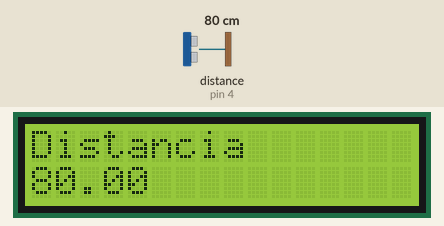
Recording of a sketch running on a simulated Arduino Uno, built with avr-gcc and run on an emulated ATmega328P. Shown: 16×2 character LCD. The test bench sets the inputs (shaded band); at power-on: distance to the obstacle (sensor on pin 4) 80 cm.

Above: at 1.2 s.
1.3 s: distance to the obstacle (sensor on pin 4) set to 2 cm
At 2.8 s:
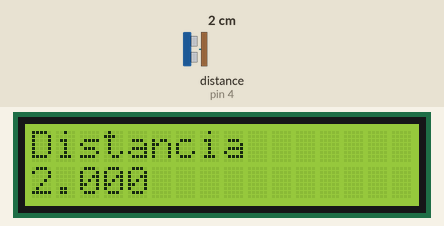
3.5 s: distance to the obstacle (sensor on pin 4) set to 4 cm
At 4.4 s:
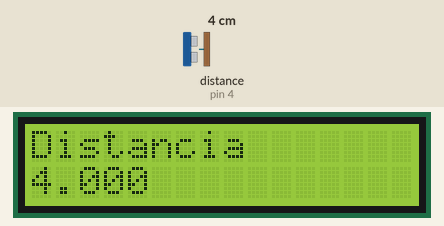
5.5 s: distance to the obstacle (sensor on pin 4) set to 9 cm
At 7.3 s:
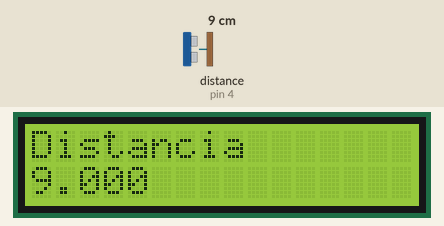
Timing chart, 0 to 8.8 s (numbered marks = the images above; inputs shaded):
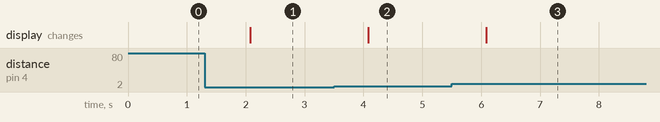

Measured:
- after the input at 1.3 s, the display: changes after 0.78 s (image 1)
- after the input at 3.5 s, the display: changes after 0.58 s (image 2)
- after the input at 5.5 s, the display: changes after 0.59 s (image 3)

The sketch:

LCDSprite.ino
```cpp
#include <LiquidCrystal.h>

#include <HCSR04.h>
const int rs = 8, en = 9, d4 = 4, d5 = 5, d6 = 6, d7 = 7;
LiquidCrystal lcd(rs, en, d4, d5, d6, d7);
UltraSonicDistanceSensor sensor(3,4);

void setup() {

  lcd.begin(16, 2);
  lcd.print("Distancia");
}
void loop() {
  double distancia=sensor.measureDistanceCm();
  lcd.setCursor(0, 1);
  lcd.print(distancia);
  delay(1000);
}
```
